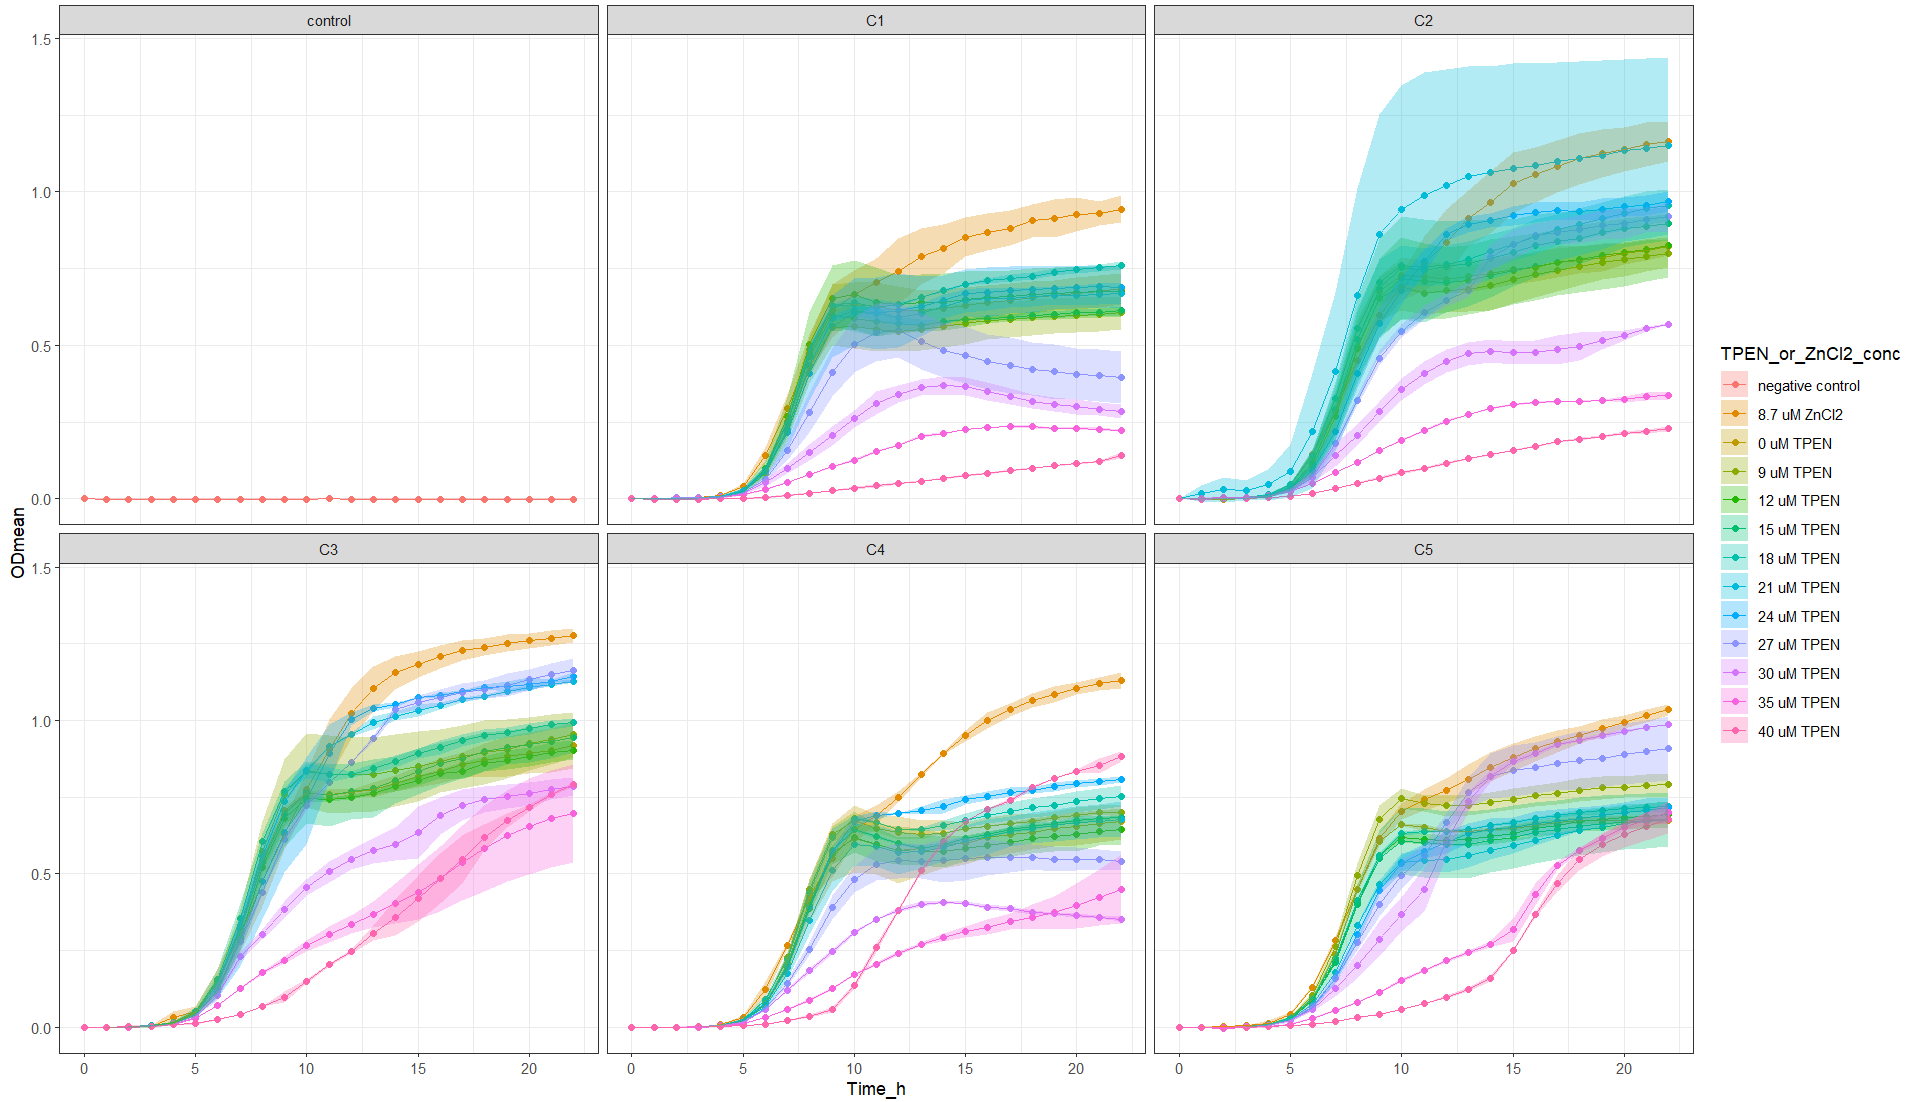

Generate this figure with R:
setwd("~/ITQB/Plate readings/Exp42_sarela_2plates_06062024")

library(tidyverse)

library(readxl)
Exp42 <- Exp42_2plates_06062024 <- read_excel("Exp42_2plates_06062024_final_final.xlsx")
View(Exp42) 

Exp42_v1 <- Exp42 %>%
  pivot_longer(names_to = "Condition", values_to = "OD_578", cols = -Time_h)
Exp42_v1
View(Exp42_v1)


Exp42_v2 <- separate(Exp42_v1, Condition, 
                     c("Community",
                       "Transfer_medium",
                       "Zn_condition", 
                       "Tech_Repl",
                       "Biol_Repl",
                       "TPEN_or_ZnCl2_conc",
                       "Well_number"), 
                     sep = "_", remove = FALSE,
                     convert = FALSE)
View(Exp42_v2)

Exp42_v2$OD_578 <- as.numeric (Exp42_v2$OD_578) #Because OD_578 values are character

Exp42_v2$TPEN_or_ZnCl2_conc <- factor(Exp42_v2$TPEN_or_ZnCl2_conc, levels = c("nodrug",
                                                                              "1.74",
                                                                              "0",
                                                                              "1.8",
                                                                              "2.4",
                                                                              "3.0",
                                                                              "3.6",
                                                                              "4.2",
                                                                              "4.8",
                                                                              "5.4",
                                                                              "6.0",
                                                                              "7.0",
                                                                              "8.0"))

Exp42_v2 <- Exp42_v2 %>% mutate(TPEN_or_ZnCl2_conc = recode (TPEN_or_ZnCl2_conc,
                                                             "nodrug" = "control",
                                                             "1.74" = "17.4uM",
                                                             "0" = "0uM",
                                                             "1.8" = "9uM",
                                                             "2.4" = "12uM",
                                                             "3.0" = "15uM",
                                                             "3.6" = "18uM",
                                                             "4.2" = "21uM",
                                                             "4.8" = "24uM",
                                                             "5.4" = "27uM",
                                                             "6.0" = "30uM",
                                                             "7.0" = "35uM",
                                                             "8.0" = "40uM"))


Exp42_v2$Community <- factor(Exp42_v2$Community, levels = c("control",
                                                            "C1",
                                                            "C2",
                                                            "C3",
                                                            "C4",
                                                            "C5"))

Exp42_v2 %>%
  ggplot(aes(x= Time_h, y=OD_578, color = Tech_Repl)) +
  geom_line() +
  facet_grid (Community ~ TPEN_or_ZnCl2_conc)


Exp42_v3<- Exp42_v2 %>% group_by(Community, Transfer_medium, Zn_condition, Tech_Repl, Biol_Repl, Well_number) %>%
  mutate(blank = Time_h ==0)


View(Exp42_v3)

Exp42_v4 <- Exp42_v3 %>%
  group_by(Community, Transfer_medium, Zn_condition, Tech_Repl, Biol_Repl, Well_number) %>%
  mutate(OD = OD_578 - OD_578[blank]) %>%
  ungroup()


View(Exp42_v4)

#Obtain the mean and sd
Exp42_v5 <- Exp42_v4 %>% group_by(Time_h, Community, TPEN_or_ZnCl2_conc, Zn_condition) %>%
  summarise(ODmean = mean(OD), sdOD = sd(OD), n())

Exp42_v5$Community <- factor(Exp42_v5$Community, levels = c("control",
                                                            "C1",
                                                            "C2",
                                                            "C3",
                                                            "C4",
                                                            "C5"))


Exp42_v5 <- Exp42_v5 %>% mutate(TPEN_or_ZnCl2_conc =  recode (TPEN_or_ZnCl2_conc,
                                                              "control" = "negative control",
                                                              "17.4uM" = "17.4 uM ZnCl2",
                                                              "0uM" = "0 uM TPEN",
                                                              "9uM" = "9 uM TPEN",
                                                              "12uM" = "12 uM TPEN",
                                                              "15uM" = "15 uM TPEN",
                                                              "18uM" = "18 uM TPEN",
                                                              "21uM" = "21 uM TPEN",
                                                              "24uM" = "24 uM TPEN",
                                                              "27uM" = "27 uM TPEN",
                                                              "30uM" = "30 uM TPEN",
                                                              "35uM" = "35 uM TPEN",
                                                              "40uM" = "40 uM TPEN"))




Exp42_v5  %>% ggplot(aes(x = Time_h,
                         y = ODmean,
                         color = TPEN_or_ZnCl2_conc,
                         fill = TPEN_or_ZnCl2_conc
)) +
  geom_point() +
  geom_line() +
  geom_ribbon(aes(ymin=ODmean-sdOD, ymax=ODmean+sdOD),
              alpha = 0.3, colour = NA) +
  facet_wrap (Community ~ .) +
  theme_bw()
